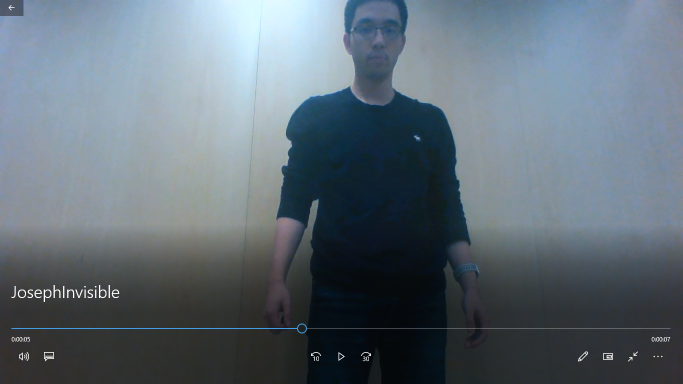
#> input picture ImageForColor.PNG, 1365 x 768 px, given in place of JosephInvisible.mp4, which was not available (shown at 1/2 size)
$ python main.py
#> lines starting #> are read from the running program, lines starting #| are printed output that depends on the picture
import cv2
import numpy as np
import time
import matplotlib.pyplot as plt

#####################################################
#
#  Author: Joseph Cheng
#  HSV: Hue Saturation Value
#  Hue is the color
#  Saturation is the greyness
#  Value is the brightness of the pixel
#
#
#####################################################


# STEP 1: Capture and store a background frame
# Creating a VideoCapture object
# This will be used for image acquisition later in the code.

cap = cv2.VideoCapture("JosephInvisible.mp4")

# Check if camera opened successfully
if (cap.isOpened() == False):
    print("Error opening video stream or file")

# We give some time for the camera to warm-up!
time.sleep(3)
background = 0

for i in range(30):
    ret, background = cap.read()
#> this loop made 30 passes
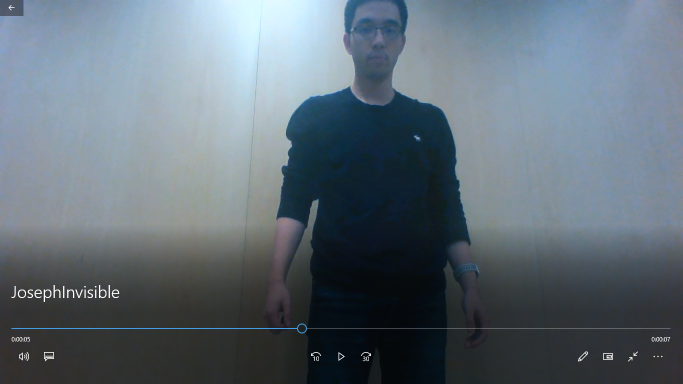
#> input picture ImageForColor.PNG, 1365 x 768 px, given in place of JosephInvisible.mp4, which was not available (shown at 1/2 size)


# Laterally invert the image / flip the image.
background = np.flip(background, axis=1)
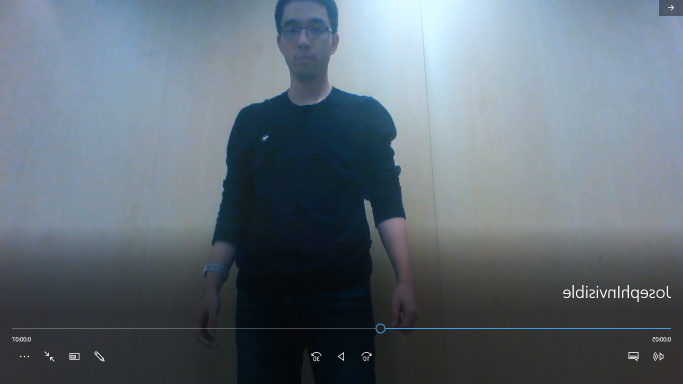
#> background: shape (768, 1365, 3) (shown at 1/2 size); mean B, G, R 118.7, 109, 96.6


#Boundary parameters
lower_boundary = np.array([90, 100, 10])
upper_boundary = np.array([108, 220, 120])
#Parameter for morphological Transformation
kernal = np.ones((3, 3), np.uint8)

# Read until video is completed
while (cap.isOpened()):
    # Capture frame-by-frame
    ret, frame = cap.read()
    if ret == True:
        # Display the resulting frame
        img = np.flip(frame, axis=1)
        # converting from BGR to HSV color space
        hsv = cv2.cvtColor(img, cv2.COLOR_BGR2HSV)
        mask = cv2.inRange(hsv, lower_boundary, upper_boundary)

        #####################################################
        # Morphological Transformation - basic operations on image shape
        # Erosion - erodes away boundaries of foreground object (will only consider 1 if all surrounding are 1)
        # Dilation - if any pixel contains 1 everything is 1
        # Opening - erosion followed by dilation - useful in removing noise
        # Closing - dilation followed by erosion - closing small holes inside the foreground
        #####################################################

        # mask_open = cv2.morphologyEx(mask, cv2.MORPH_OPEN, kernal, iterations=1)
        # mask_close = cv2.morphologyEx(mask_open, cv2.MORPH_CLOSE, kernal, iterations=2)
        # mask_dilate = cv2.morphologyEx(mask_close, cv2.MORPH_DILATE, kernal, iterations=1)

        # creating an inverted mask to segment out the cloth from the frame
        clothing_mask = cv2.bitwise_not(mask)
        # Segmenting the cloth out of the frame using bitwise and with the inverted mask
        # I.e. clothing is now in 0,0,0 rgb value and other pixels are normal
        res1 = cv2.bitwise_and(img, img, mask=clothing_mask)

        # creating image showing static background frame pixels only for the masked region
        # I.e. everything is all 0,0,0 rgb value except the clothing which is in background rgb
        res2 = cv2.bitwise_and(background, background, mask=mask)

        # OR Gate by combining the two. now the background are normal and the clothing is now background
        final_output = cv2.bitwise_or(res1, res2)

        img = cv2.resize(img, None, fx=0.5, fy=0.5)
        final_output = cv2.resize(final_output, None, fx=0.5, fy=0.5)
        numpy_horizontal = np.vstack((img,final_output))

        cv2.imshow('Joseph Invisible Video', numpy_horizontal)

        # Press Q on keyboard to  exit
        if cv2.waitKey(25) & 0xFF == ord('q'):
            break
    # Break the loop
    else:
        break
# When everything done, release the video capture object
cap.release()
# Closes all the frames
cv2.destroyAllWindows()

$ run again, on deva.jpg
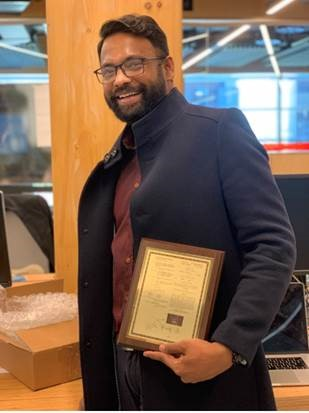
#> input picture deva.jpg, 309 x 413 px, given in place of JosephInvisible.mp4, which was not available
#> the loop `for i in range(30):` made 30 passes
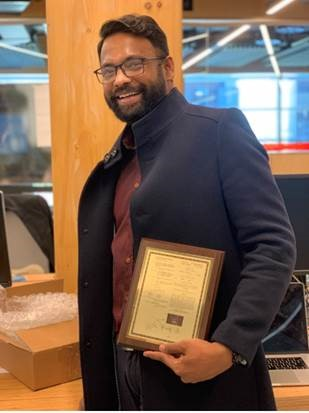
#> input picture deva.jpg, 309 x 413 px, given in place of JosephInvisible.mp4, which was not available
#> `background = np.flip(background, axis=1)`:
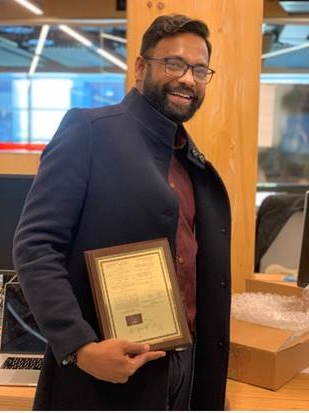
#> background: shape (413, 309, 3); mean B, G, R 78.2, 95.6, 119.6
